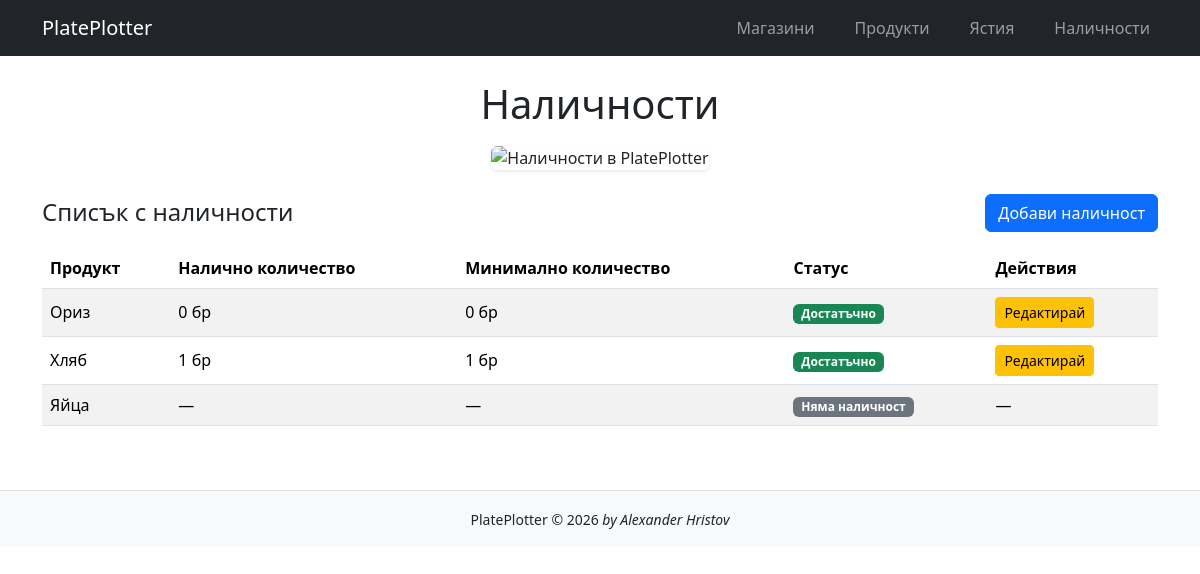
The app's page /inventory/, older data.
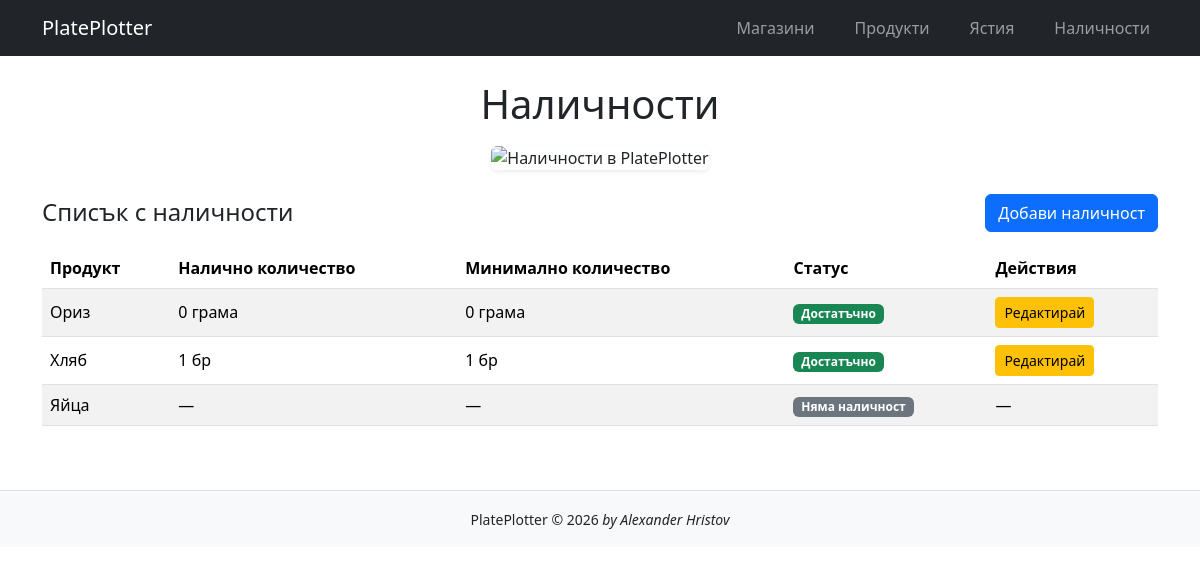
The same page, newer data.
### inventory/models.py (models this page shows, shortened)
class Product(models.Model):
    UNIT_GRAMS = 'g'
    UNIT_ML = 'ml'
    UNIT_PCS = 'pcs'
    UNIT_CHOICES = [
        (UNIT_GRAMS, 'грама'),
        (UNIT_ML, 'мл'),
        (UNIT_PCS, 'бр')
    ]
    CATEGORY_MEAT_FISH_EGGS = 'meat_fish_eggs'
    CATEGORY_MILK_CHEESE = 'milk_cheese'
    CATEGORY_FRUIT_VEGETABLES = 'fruit_vegetables'
    CATEGORY_GRAINS_LEGUMES = 'grains_legumes'
    CATEGORY_NUTS = 'nuts'
    CATEGORY_OILS = 'oils'
    CATEGORY_SWEETS = 'sweets'
    CATEGORY_DRINKS = 'drinks'
    CATEGORY_PACKAGED_FOODS = 'packaged_foods'
    CATEGORY_SPICES = 'spices'
    CATEGORY_CHOICES = [
        (CATEGORY_MEAT_FISH_EGGS, 'Месо, риба, яйца'),
        (CATEGORY_MILK_CHEESE, 'Млекопродукти'),
        (CATEGORY_FRUIT_VEGETABLES, 'Плодове и зеленчуци'),
        (CATEGORY_GRAINS_LEGUMES, 'Хляб, зърнени и бобови продукти'),
        (CATEGORY_NUTS, 'Ядки'),
        (CATEGORY_OILS, 'Масла'),
        (CATEGORY_SWEETS, 'Сладки и десерти'),
        (CATEGORY_DRINKS, 'Напитки'),
        (CATEGORY_PACKAGED_FOODS, 'Пакетирани храни'),
        (CATEGORY_SPICES, 'Подправки')
    ]
    name = models.CharField(
        max_length=30,
        verbose_name='Продукт'
    )
    brand = models.CharField(
        max_length=30,
        verbose_name='Марка',
        blank=True
    )
    category = models.CharField(
        max_length=35,
        verbose_name='Категория',
        choices=CATEGORY_CHOICES
    )
    store = models.ForeignKey(
        Store,
        on_delete=models.PROTECT,
        verbose_name='Магазин'
    )
    unit = models.CharField(
        max_length=3,
        verbose_name='Мерна единица',
        choices=UNIT_CHOICES
    )
    package_quantity = models.DecimalField(
        max_digits=10,
        decimal_places=2,
        default=1,
        validators=[MinValueValidator(Decimal('0.01'))],
        verbose_name='Количество в опаковка'
    )
    price = models.DecimalField(
        max_digits=8,
        decimal_places=2,
        validators=[MinValueValidator(Decimal('0.01'))],
        verbose_name='Цена за опаковка'
    )
    is_basic = models.BooleanField(
        default=False,
        verbose_name='Основен продукт',
        help_text='Базов продукт - винаги трябва да има в наличност'
    )
    calories = models.PositiveIntegerField(
        null=True,
        blank=True,
        verbose_name='Калории (kcal / 100 g)'
    )
    protein = models.DecimalField(
        max_digits=6,
        decimal_places=2,
        null=True,
        blank=True,
        validators=[MinValueValidator(Decimal('0'))],
        verbose_name='Протеини (g / 100 g)'
    )
    carbs = models.DecimalField(
        max_digits=6,
        decimal_places=2,
        null=True,
        blank=True,
        validators=[MinValueValidator(Decimal('0'))],
        verbose_name='Въглехидрати (g / 100 g)'
    )
    fat = models.DecimalField(
        max_digits=6,
        decimal_places=2,
        null=True,
        blank=True,
        validators=[MinValueValidator(Decimal('0'))],
        verbose_name='Мазнини (g / 100 g)'
    )
    class Meta:
        unique_together = ('name', 'brand', 'store')
        ordering = ['name']
        verbose_name = 'Продукт'
        verbose_name_plural = 'Продукти'

class Inventory(models.Model):
    product = models.OneToOneField(
        Product,
        on_delete=models.CASCADE,
        verbose_name='Продукт'
    )
    available_quantity = models.DecimalField(
        max_digits=6,
        decimal_places=1,
        verbose_name='Налично количество',
        blank=True,
        default=0
    )
    minimum_quantity = models.DecimalField(
        max_digits=6,
        decimal_places=1,
        verbose_name='Минимално количество',
        blank=True,
        default=0
    )
    def is_product_below_minimum(self):
        return self.available_quantity < self.minimum_quantity

### inventory/views.py (the view)
# urls.py: path('inventory/', InventoryListView.as_view(), name='inventory-list'),
class InventoryListView(ListView):
    model = Product
    template_name = 'inventory/inventory_list.html'
    context_object_name = 'products'

### templates/inventory/inventory_list.html (shortened to what this page needs)
{% extends 'base.html' %}
{% load static %}
{% block content %}
<div class="text-center mb-4">
    <h1 class="mb-3">Наличности</h1>
    <img
        src="{% static 'images/inventory.png' %}"
        alt="Наличности в PlatePlotter"
        class="img-fluid rounded shadow-sm"
        style="max-height: 300px;"
    >
</div>
<div class="d-flex justify-content-between align-items-center mb-3">
    <h4 class="mb-0">Списък с наличности</h4>
    <a href="{% url 'inventory-add' %}" class="btn btn-primary">
        Добави наличност
    </a>
</div>
<div class="table-responsive">
    <table class="table table-striped table-hover align-middle">
        <thead>
            <tr>
                <th>Продукт</th>
                <th>Налично количество</th>
                <th>Минимално количество</th>
                <th>Статус</th>
                <th>Действия</th>
            </tr>
        </thead>
        <tbody>
            {% for product in products %}
            <tr>
                <td>{{ product.name }}</td>
                {% if product.inventory %}
                    <td>
                        {{ product.inventory.available_quantity|floatformat:"-2" }}
                        {{ product.get_unit_display }}
                    </td>
                    <td>
                        {{ product.inventory.minimum_quantity|floatformat:"-2" }}
                        {{ product.get_unit_display }}
                    </td>
                    <td>
                        {% if product.inventory.is_product_below_minimum %}
                            <span class="badge bg-danger">
                                За купуване
                            </span>
                        {% else %}
                            <span class="badge bg-success">
                                Достатъчно
                            </span>
                        {% endif %}
                    </td>
                    <td>
                        <a href="{% url 'inventory-edit' product.inventory.pk %}"
                           class="btn btn-warning btn-sm">
                            Редактирай
                        </a>
                    </td>
                {% else %}
                    <td>—</td>
                    <td>—</td>
                    <td>
                        <span class="badge bg-secondary">
                            Няма наличност
                        </span>
                    </td>
                    <td>—</td>
                {% endif %}
            </tr>
            {% empty %}
            <tr>
                <td colspan="5" class="text-center">
                    Все още няма добавени продукти.
                </td>
            </tr>
            {% endfor %}
        </tbody>
    </table>
</div>
{% endblock %}

Row changes from the older to the newer data that the page shows:
changed Product "Ориз": unit "бр" → "грама"
